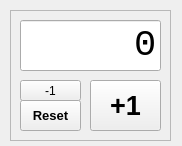
<?xml version="1.0" encoding="UTF-8"?>
<ui version="4.0">
 <class>MainWindow</class>
 <widget class="QMainWindow" name="MainWindow">
  <property name="geometry">
   <rect>
    <x>0</x>
    <y>0</y>
    <width>182</width>
    <height>146</height>
   </rect>
  </property>
  <property name="windowTitle">
   <string>计数器</string>
  </property>
  <widget class="QWidget" name="centralwidget">
   <widget class="QFrame" name="frame">
    <property name="geometry">
     <rect>
      <x>10</x>
      <y>10</y>
      <width>161</width>
      <height>131</height>
     </rect>
    </property>
    <property name="frameShape">
     <enum>QFrame::StyledPanel</enum>
    </property>
    <property name="frameShadow">
     <enum>QFrame::Raised</enum>
    </property>
    <widget class="QPushButton" name="pushButtonCntUp">
     <property name="geometry">
      <rect>
       <x>80</x>
       <y>70</y>
       <width>71</width>
       <height>51</height>
      </rect>
     </property>
     <property name="font">
      <font>
       <pointsize>20</pointsize>
       <bold>true</bold>
      </font>
     </property>
     <property name="focusPolicy">
      <enum>Qt::StrongFocus</enum>
     </property>
     <property name="text">
      <string extracomment="114514">+1</string>
     </property>
     <property name="icon">
      <iconset theme="address-book-new"/>
     </property>
    </widget>
    <widget class="QPushButton" name="pushButtonCntDn">
     <property name="geometry">
      <rect>
       <x>10</x>
       <y>70</y>
       <width>61</width>
       <height>21</height>
      </rect>
     </property>
     <property name="text">
      <string>-1</string>
     </property>
    </widget>
    <widget class="QLineEdit" name="lineEditCnt">
     <property name="geometry">
      <rect>
       <x>10</x>
       <y>10</y>
       <width>141</width>
       <height>51</height>
      </rect>
     </property>
     <property name="sizePolicy">
      <sizepolicy hsizetype="Fixed" vsizetype="Fixed">
       <horstretch>0</horstretch>
       <verstretch>0</verstretch>
      </sizepolicy>
     </property>
     <property name="maximumSize">
      <size>
       <width>300</width>
       <height>300</height>
      </size>
     </property>
     <property name="sizeIncrement">
      <size>
       <width>5</width>
       <height>5</height>
      </size>
     </property>
     <property name="font">
      <font>
       <family>Consolas</family>
       <pointsize>28</pointsize>
      </font>
     </property>
     <property name="cursor">
      <cursorShape>ArrowCursor</cursorShape>
     </property>
     <property name="acceptDrops">
      <bool>false</bool>
     </property>
     <property name="inputMethodHints">
      <set>Qt::ImhDigitsOnly</set>
     </property>
     <property name="text">
      <string>0</string>
     </property>
     <property name="alignment">
      <set>Qt::AlignRight|Qt::AlignTrailing|Qt::AlignVCenter</set>
     </property>
     <property name="readOnly">
      <bool>true</bool>
     </property>
    </widget>
    <widget class="QPushButton" name="pushButtonCntRst">
     <property name="geometry">
      <rect>
       <x>10</x>
       <y>90</y>
       <width>61</width>
       <height>31</height>
      </rect>
     </property>
     <property name="font">
      <font>
       <pointsize>10</pointsize>
       <bold>true</bold>
      </font>
     </property>
     <property name="text">
      <string>Reset</string>
     </property>
    </widget>
   </widget>
  </widget>
 </widget>
 <tabstops>
  <tabstop>pushButtonCntUp</tabstop>
  <tabstop>pushButtonCntDn</tabstop>
  <tabstop>lineEditCnt</tabstop>
 </tabstops>
 <resources/>
 <connections>
  <connection>
   <sender>pushButtonCntUp</sender>
   <signal>clicked()</signal>
   <receiver>MainWindow</receiver>
   <slot>btnCntUp_Click()</slot>
   <hints>
    <hint type="sourcelabel">
     <x>129</x>
     <y>115</y>
    </hint>
    <hint type="destinationlabel">
     <x>159</x>
     <y>145</y>
    </hint>
   </hints>
  </connection>
  <connection>
   <sender>pushButtonCntRst</sender>
   <signal>clicked()</signal>
   <receiver>MainWindow</receiver>
   <slot>btnCntRst_Click()</slot>
   <hints>
    <hint type="sourcelabel">
     <x>50</x>
     <y>109</y>
    </hint>
    <hint type="destinationlabel">
     <x>-10</x>
     <y>139</y>
    </hint>
   </hints>
  </connection>
  <connection>
   <sender>pushButtonCntDn</sender>
   <signal>clicked()</signal>
   <receiver>MainWindow</receiver>
   <slot>btnCntDn_Click()</slot>
   <hints>
    <hint type="sourcelabel">
     <x>33</x>
     <y>90</y>
    </hint>
    <hint type="destinationlabel">
     <x>-41</x>
     <y>85</y>
    </hint>
   </hints>
  </connection>
 </connections>
 <slots>
  <slot>btnCntUp_Click()</slot>
  <slot>btnCntRst_Click()</slot>
  <slot>btnCntDn_Click()</slot>
  <slot>test()</slot>
 </slots>
</ui>
